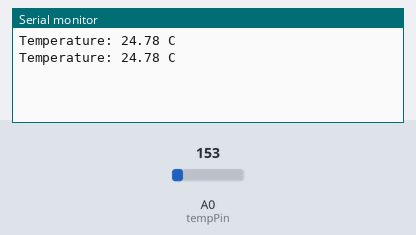
This sketch was run on a simulated Arduino Uno, built with avr-gcc and run on an emulated ATmega328P. On the bench: the last lines printed to the serial monitor. The test bench sets the inputs (shaded band); at power-on: A0 (tempPin) = 153.

Above: at 1.8 s.
1.9 s: A0 (tempPin) set to 165
At 2.4 s:
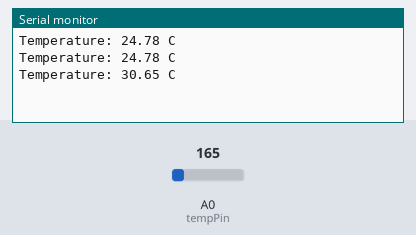
3.4 s: A0 (tempPin) set to 175
At 4.8 s:
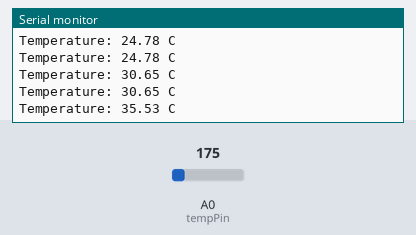
Timing chart, 0 to 6.4 s (numbered marks = the images above; inputs shaded):
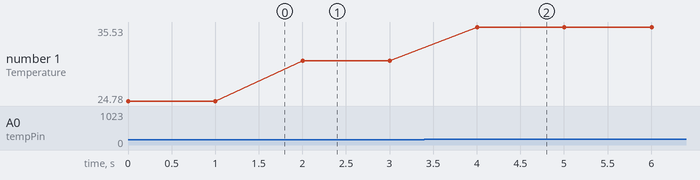

Measured:
- after the input at 1.9 s, the serial monitor: prints a new line after 0.10 s (image 1)
- after the input at 3.4 s, the serial monitor: prints a new line after 0.60 s (image 2)
- plotted number 1: 24.78 → 30.65 after the input at 1.9 s, 30.65 → 35.53 after the input at 3.4 s

The sketch:

temperature-sensor-test.ino
```cpp
const int tempPin = A0;

void setup() {
  Serial.begin(9600);
}

void loop() {
  int sensorValue = analogRead(tempPin);

  float voltage = sensorValue * (5.0 / 1023.0);

  float temperatureC = (voltage - 0.5) * 100.0;

  Serial.print("Temperature: ");
  Serial.print(temperatureC);
  Serial.println(" C");

  delay(1000);
}
```
